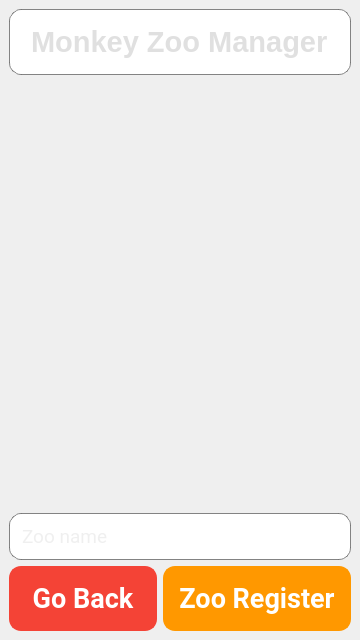
<?xml version="1.0" encoding="UTF-8"?>
<ui version="4.0">
 <class>ZooRegisterForm</class>
 <widget class="QMainWindow" name="ZooRegisterForm">
  <property name="geometry">
   <rect>
    <x>0</x>
    <y>0</y>
    <width>360</width>
    <height>640</height>
   </rect>
  </property>
  <property name="minimumSize">
   <size>
    <width>360</width>
    <height>640</height>
   </size>
  </property>
  <property name="windowTitle">
   <string>Zoo Register</string>
  </property>
  <property name="styleSheet">
   <string notr="true">#ZooRegister {
background: qlineargradient(spread:pad, x1:0, y1:0, x2:0, y2:1, stop:0 rgba(40, 40, 40, 255), stop:1 rgba(20, 20, 20, 255));
}
</string>
  </property>
  <widget class="QWidget" name="centralwidget">
   <layout class="QVBoxLayout" name="mainLayout">
    <item>
     <widget class="QLineEdit" name="EnterTitle">
      <property name="font">
       <font>
        <family>Segoe UI</family>
        <pointsize>22</pointsize>
        <bold>true</bold>
       </font>
      </property>
      <property name="styleSheet">
       <string notr="true">QLineEdit {
background: qlineargradient(x1: 0, y1: 0, x2: 0, y2: 1,
                            stop: 0 rgba(50, 50, 50, 255),
                            stop: 1 rgba(30, 30, 30, 255));
color: #E0E0E0;
border-radius: 12px;
border: 1px solid rgba(100, 100, 100, 200);
padding: 14px;
font-weight: bold;
}
</string>
      </property>
      <property name="text">
       <string>Monkey Zoo Manager</string>
      </property>
      <property name="alignment">
       <set>Qt::AlignmentFlag::AlignCenter</set>
      </property>
      <property name="dragEnabled">
       <bool>false</bool>
      </property>
      <property name="readOnly">
       <bool>true</bool>
      </property>
     </widget>
    </item>
    <item>
     <widget class="QLabel" name="labelLogo">
      <property name="minimumSize">
       <size>
        <width>200</width>
        <height>200</height>
       </size>
      </property>
      <property name="pixmap">
       <pixmap>MonkeyZooManager/qt/ZooRegister.png</pixmap>
      </property>
      <property name="scaledContents">
       <bool>true</bool>
      </property>
      <property name="alignment">
       <set>Qt::AlignmentFlag::AlignCenter</set>
      </property>
     </widget>
    </item>
    <item>
     <widget class="QLineEdit" name="lineEditUsername">
      <property name="font">
       <font>
        <family>Roboto</family>
        <pointsize>14</pointsize>
       </font>
      </property>
      <property name="styleSheet">
       <string notr="true">QLineEdit {
background: qlineargradient(x1: 0, y1: 0, x2: 0, y2: 1,
                            stop: 0 rgba(50, 50, 50, 255),
                            stop: 1 rgba(30, 30, 30, 255));
color: #E0E0E0;
border-radius: 12px;
border: 1px solid rgba(100, 100, 100, 200);
padding: 10px;
}
</string>
      </property>
      <property name="placeholderText">
       <string>Zoo name</string>
      </property>
     </widget>
    </item>
    <item>
     <layout class="QHBoxLayout" name="buttonLayout">
      <item>
       <widget class="QPushButton" name="pushButtonGoBack">
        <property name="font">
         <font>
          <family>Roboto</family>
          <pointsize>20</pointsize>
          <bold>true</bold>
         </font>
        </property>
        <property name="styleSheet">
         <string notr="true">QPushButton {
background-color: #F44336;  /* Light Red */
color: #ffffff;
border-radius: 12px;
border: 2px solid #F44336;
padding: 14px;
font-weight: bold;
box-shadow: 0 4px 8px rgba(0, 0, 0, 0.2), 0 0 5px rgba(255, 255, 255, 0.2); /* Shadow with border glow */
transition: background-color 0.3s, transform 0.3s, box-shadow 0.3s;
}

QPushButton:hover {
background-color: #E53935;  /* Darker light red on hover */
transform: scale(1.05);
box-shadow: 0 6px 12px rgba(0, 0, 0, 0.3), 0 0 7px rgba(255, 255, 255, 0.3); /* Enhanced shadow and glow on hover */
}

QPushButton:pressed {
background-color: #C62828;  /* Even darker light red on press */
transform: scale(0.95);
box-shadow: 0 2px 4px rgba(0, 0, 0, 0.2), 0 0 3px rgba(255, 255, 255, 0.2); /* Reduced shadow on press */
}
</string>
        </property>
        <property name="text">
         <string>Go Back</string>
        </property>
       </widget>
      </item>
      <item>
       <widget class="QPushButton" name="pushButtonRegister">
        <property name="font">
         <font>
          <family>Roboto</family>
          <pointsize>20</pointsize>
          <bold>true</bold>
         </font>
        </property>
        <property name="styleSheet">
         <string notr="true">QPushButton {
background-color: #FF9800;  /* Orange */
color: #ffffff;
border-radius: 12px;
border: 2px solid #FF9800;
padding: 14px;
font-weight: bold;
box-shadow: 0 4px 8px rgba(0, 0, 0, 0.2), 0 0 5px rgba(255, 255, 255, 0.2); /* Shadow with border glow */
transition: background-color 0.3s, transform 0.3s, box-shadow 0.3s;
}

QPushButton:hover {
background-color: #FB8C00;  /* Darker orange on hover */
transform: scale(1.05);
box-shadow: 0 6px 12px rgba(0, 0, 0, 0.3), 0 0 7px rgba(255, 255, 255, 0.3); /* Enhanced shadow and glow on hover */
}

QPushButton:pressed {
background-color: #F57C00;  /* Even darker orange on press */
transform: scale(0.95);
box-shadow: 0 2px 4px rgba(0, 0, 0, 0.2), 0 0 3px rgba(255, 255, 255, 0.2); /* Reduced shadow on press */
}
</string>
        </property>
        <property name="text">
         <string>Zoo Register</string>
        </property>
       </widget>
      </item>
     </layout>
    </item>
   </layout>
  </widget>
 </widget>
 <resources>
  <include location="login.qrc"/>
 </resources>
 <connections/>
</ui>
